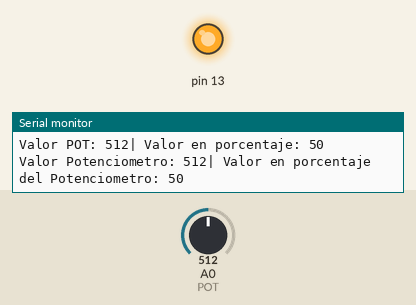
A sketch run on a simulated Arduino Uno, built with avr-gcc and run on an emulated ATmega328P. Shown: output pins drawn as LEDs (lit = HIGH), the last lines printed to the serial monitor. Inputs (shaded band) come from the test bench; at power-on: A0 (POT) = 512.

Above: at 1.2 s.
1.3 s: A0 (POT) set to 491
At 2.4 s:
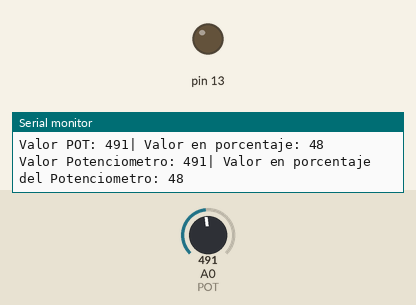
2.9 s: A0 (POT) set to 511
At 3.4 s:
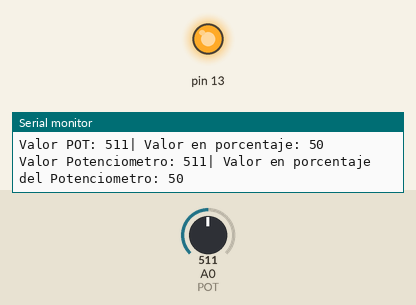
5.9 s: A0 (POT) set to 306
At 7.4 s:
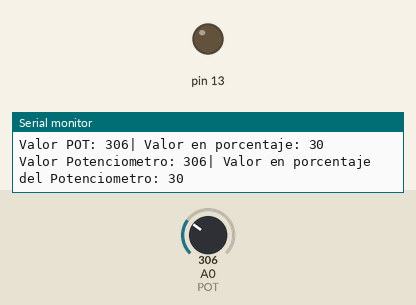
Timing chart, 0 to 8.9 s (numbered marks = the images above; inputs shaded):
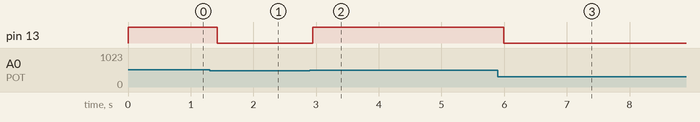

The sketch:

main.ino
```cpp
#include "controlPot.h"

ControlPot bultinLED(13);

void setup()
{
 bultinLED.begin();
}
void loop()
{
  bultinLED.EncenderLed();
  bultinLED.ApagarLed();
}
```

controlPot.h
```cpp
#define POT A0
class ControlPot
{
  public:
  ControlPot(int pin);
  void begin();
  void EncenderLed();
  void ApagarLed();
  private: // members for private use only
  int _pin;
  bool _status;
};

ControlPot::ControlPot(int pin) // the constructor at work
{
  _pin = pin;
}

void ControlPot::begin()
{
  Serial.begin(9600);
  pinMode(POT,INPUT); //Definimos el pin POT como entrada.
  pinMode(_pin,OUTPUT);
}

void ControlPot::EncenderLed()
{
  int valor = analogRead(POT);
  int mapeo = map(valor,512,1023,50,100);
  Serial.print("Valor POT: ");
  Serial.print(valor);
  Serial.print("| Valor en porcentaje: ");
  Serial.println(mapeo);

if(mapeo >=50 && mapeo <= 100)
  {
    digitalWrite(_pin,HIGH);
    _status = 1;
  }
}

void ControlPot::ApagarLed()
{
  int valor = analogRead(POT);
  int mapeo = map(valor,512,1023,50,100);
  Serial.print("Valor Potenciometro: ");
  Serial.print(valor);
  Serial.print("| Valor en porcentaje del Potenciometro: ");
  Serial.println(mapeo);

if(mapeo <50)
  {
    digitalWrite(_pin,LOW);
    _status = 0;
  }
}
```

Measured:
- the behaviour switches between 502 and 501 on A0 (POT) (found by bisection; images 0 and 1)
- after the input at 1.3 s, pin 13: HIGH → LOW after 0.12 s
- after the input at 2.9 s, pin 13: LOW → HIGH after 0.05 s
- after the input at 5.9 s, pin 13: HIGH → LOW after 0.10 s
